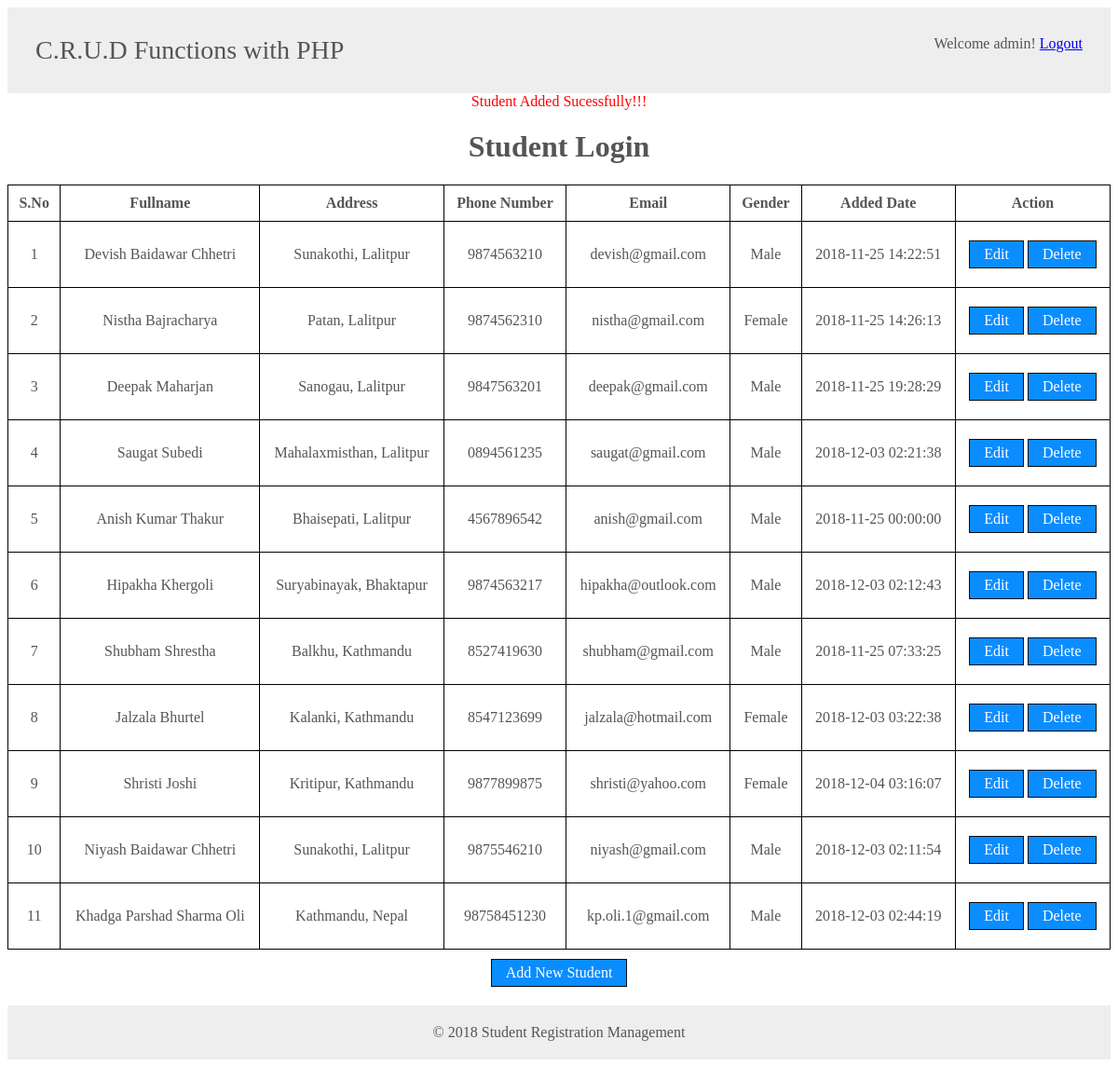
The page /studentList.php?msg=StudentAdded (signed in) on the database its author committed.
### tables this page shows
CREATE TABLE `tbl_students` (
  `id` int(11) NOT NULL,
  `fullname` varchar(255) NOT NULL,
  `address` varchar(50) NOT NULL,
  `email` varchar(50) NOT NULL,
  `phone` varchar(15) NOT NULL,
  `gender` enum('Male','Female','Others') NOT NULL,
  `added_date` datetime NOT NULL
);

### studentList.php (the view, shortened to what this page needs)
<?php
    include ('includes/dbConnection.php');
    $userId = $_SESSION['loginuserid'];
    $query = "SELECT * FROM tbl_admin_logins WHERE id = $userId";
    $result = $conn->query($query);
    $row = $result->fetch_array();
?>
<html>
<head>
    <link rel="stylesheet" href="css/all.css">
</head>
<body>
<div class="container">
    <?php include 'includes/header.php'; ?>
    <?php
        if (isset($_GET['msg']) && $_GET['msg'] == 'StudentAdded') {
            echo "<span>Student Added Sucessfully!!!</span>";
        }
    ?>
    <h1>Student Login</h1>
    <table width="100%" cellspacing="1">
        <tr>
            <th>S.No</th>
            <th>Fullname</th>
            <th>Address</th>
            <th>Phone Number</th>
            <th>Email</th>
            <th>Gender</th>
            <th>Added Date</th>
            <th>Action</th>
        </tr>
        <?php
            $query = "SELECT * FROM tbl_students";
            $result = $conn->query($query);
            $i = 1;
            while ($row = $result->fetch_array()) {
        ?>
            <tr>
                <td><?php echo $i; ?></td>
                <td><?php echo $row['fullname']; ?></td>
                <td><?php echo $row['address']; ?></td>
                <td><?php echo $row['phone']; ?></td>
                <td><?php echo $row['email']; ?></td>
                <td><?php echo $row['gender']; ?></td>
                <td><?php echo $row['added_date']; ?></td>
                <td>
                    <a href="editStudent.php?edit=<?php echo $row['id']; ?>" class="btn">Edit</a>
                    <a href="delete.php?id=<?php echo $row['id']; ?>" class="btn">Delete</a>
                </td>
            </tr>
        <?php
            $i++;
            }
        ?>
    </table>
    <a href="addStudent.php" class="btn">Add New Student</a>
    <?php include 'includes/footer.php'; ?>
</div>
</body>
</html>

### includes/header.php
<header>
	<section class="left">
		C.R.U.D Functions with PHP
	</section>
	<section class="right">
		Welcome <?php echo $row['username']; ?>! <a href="logout.php">Logout</a>
	</section>
</header>

### css/all.css (style rules this page uses)
* { box-sizing: border-box; }
body { font-family: Trebuchet MS; color: #555; }
table { background-color: #000; margin: 0 auto; }
td, th { background-color: #fff; padding: 10px; text-align: center; }
header { background-color: #eee; text-align: right; padding: 30px; overflow: hidden; }
header .left { font-size: 28px; float: left; }
header .right { float: right; }
.container { text-align: center; }
.btn { padding: 5px 15px; background-color: #0a8dff; border: 1px solid #0b0c0e; color: #fff; display: inline-block; margin: 10px 0 10px 0; text-decoration: none; cursor: pointer; }
span { color: #f00; margin-bottom: 10px; }

### rows shown on the page
tbl_students: fullname "Devish Baidawar Chhetri", address "Sunakothi, Lalitpur", phone "9874563210", email "devish@gmail.com", gender "Male", added_date "2018-11-25 14:22:51"
tbl_students: fullname "Nistha Bajracharya", address "Patan, Lalitpur", phone "9874562310", email "nistha@gmail.com", gender "Female", added_date "2018-11-25 14:26:13"
tbl_students: fullname "Deepak Maharjan", address "Sanogau, Lalitpur", phone "9847563201", email "deepak@gmail.com", gender "Male", added_date "2018-11-25 19:28:29"
tbl_students: fullname "Saugat Subedi", address "Mahalaxmisthan, Lalitpur", phone "0894561235", email "saugat@gmail.com", gender "Male", added_date "2018-12-03 02:21:38"
tbl_students: fullname "Anish Kumar Thakur", address "Bhaisepati, Lalitpur", phone "4567896542", email "anish@gmail.com", gender "Male", added_date "2018-11-25 00:00:00"
tbl_students: fullname "Hipakha Khergoli", address "Suryabinayak, Bhaktapur", phone "9874563217", email "hipakha@outlook.com", gender "Male", added_date "2018-12-03 02:12:43"
tbl_students: fullname "Shubham Shrestha", address "Balkhu, Kathmandu", phone "8527419630", email "shubham@gmail.com", gender "Male", added_date "2018-11-25 07:33:25"
tbl_students: fullname "Jalzala Bhurtel", address "Kalanki, Kathmandu", phone "8547123699", email "jalzala@hotmail.com", gender "Female", added_date "2018-12-03 03:22:38"
tbl_students: fullname "Shristi Joshi", address "Kritipur, Kathmandu", phone "9877899875", email "shristi@yahoo.com", gender "Female", added_date "2018-12-04 03:16:07"
tbl_students: fullname "Niyash Baidawar Chhetri", address "Sunakothi, Lalitpur", phone "9875546210", email "niyash@gmail.com", gender "Male", added_date "2018-12-03 02:11:54"
tbl_students: fullname "Khadga Parshad Sharma Oli", address "Kathmandu, Nepal", phone "98758451230", email "kp.oli.1@gmail.com", gender "Male", added_date "2018-12-03 02:44:19"

### other values the page prints
$row['username'] "admin"
